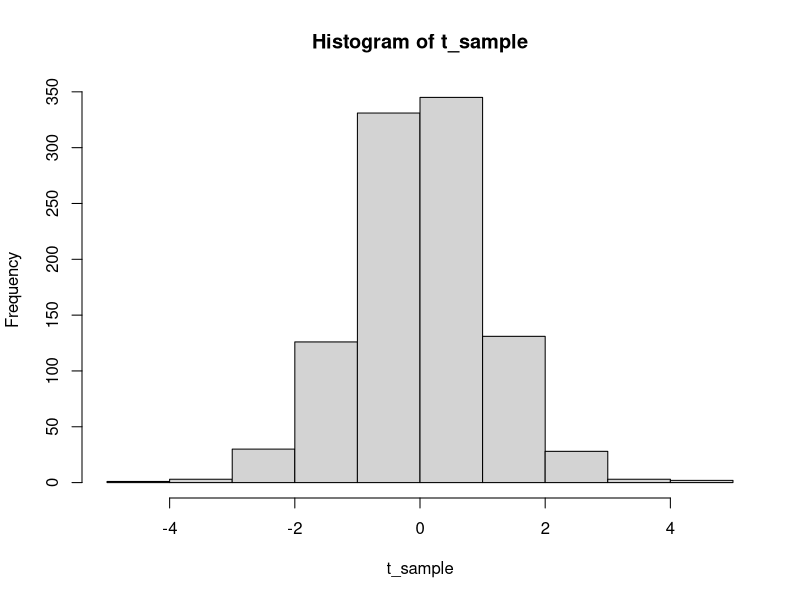
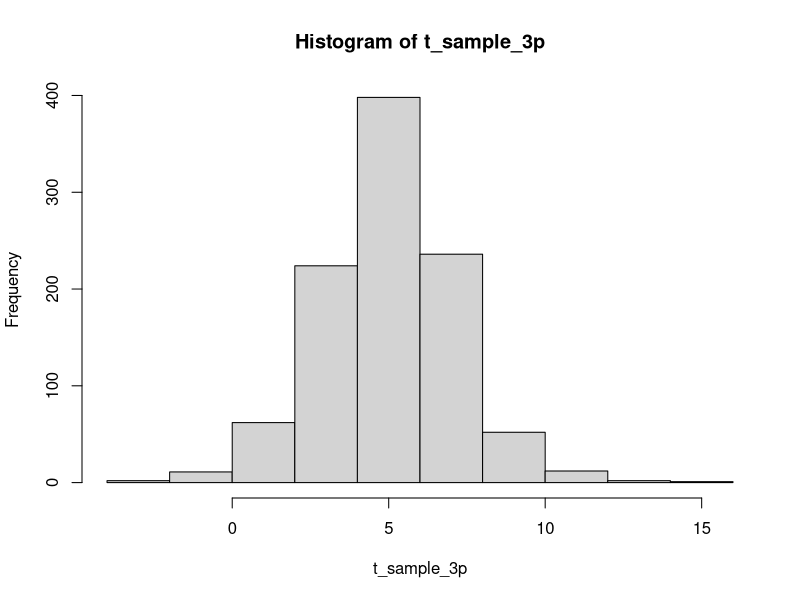
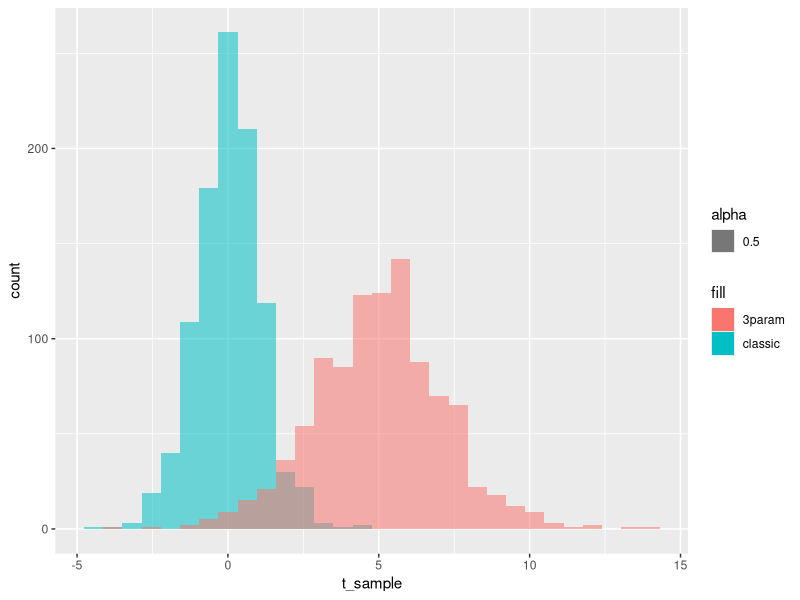

Recreate these plots in R, in order.
## ---- chunk 1
knitr::opts_chunk$set(echo = TRUE)
library(ggplot2)
## ---- chunk 2
nu = 10
mu = 5
sigma = 2
t_sample <- stats::rt(n = 1000, df = nu)
t_sample_3p <- mu+(sigma*t_sample)
hist(t_sample)
hist(t_sample_3p)
ggplot() +
  geom_histogram(data = data.frame(t_sample),aes(x = t_sample, alpha = 0.5, fill = "classic")) +
  geom_histogram(data = data.frame(t_sample_3p),aes(x = t_sample_3p, alpha = 0.5, fill = "3param"))
